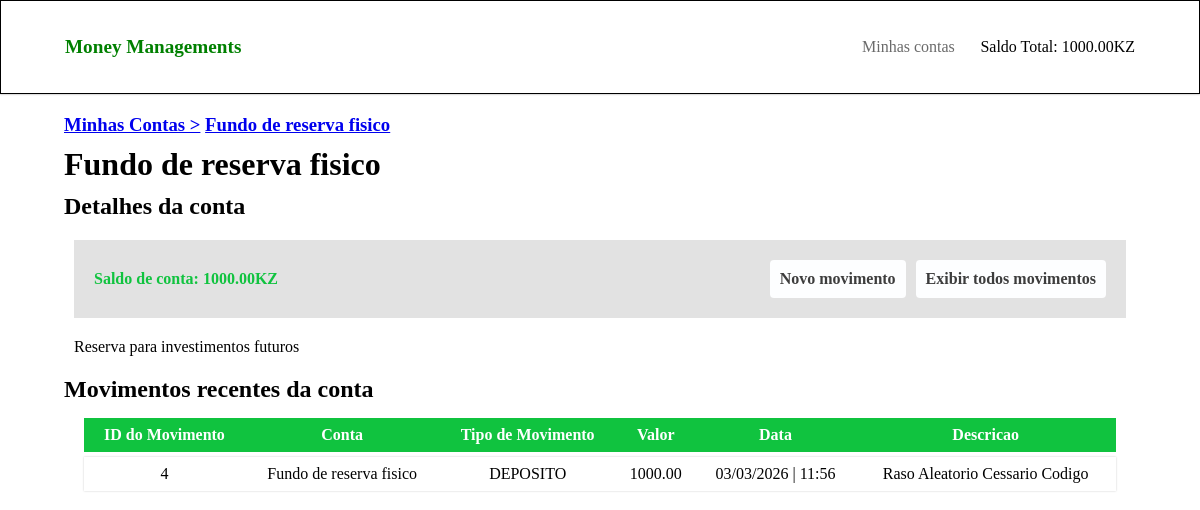
Page /contas/2/ on the committed database.
### money_managements/models.py (models this page shows, shortened)
class Conta(models.Model):
    conta = models.CharField(max_length=100, null=True)
    descricao = models.CharField(max_length=500)
    saldo = models.DecimalField(max_digits=10, decimal_places=2)
    def __str__(self):
        return self.conta

class Movimento(models.Model):
    TIPO_MOVIMENTO = (
        ('Deposito', 'DEPOSITO'),
        ('Levantamento', 'LEVANTAMENTO')
    )
    conta = models.ForeignKey(Conta, on_delete=models.CASCADE, related_name='movimentos')
    tipo = models.CharField(max_length=12, choices=TIPO_MOVIMENTO, default='DEPOSITO')
    valor = models.DecimalField(max_digits=10, decimal_places=2)
    data = models.DateTimeField(auto_now_add=True)
    descricao = models.CharField(max_length=50, null=True)

### money_managements/views.py (the view)
# urls.py: path('contas/<int:conta_id>/', views.conta, name='conta'),
def conta(request, conta_id):
    conta = Conta.objects.get(id=conta_id)
    movimentos = conta.movimentos.all().order_by('-data')[:10]
    dados = { 'conta' : conta, 'movimentos' : movimentos[:10] }
    return render(request, 'm_mg/conta.html', dados)

### money_managements/context_processors.py (called while the page is built)
def dados_globais(request):
    saldo_geral = Saldo_geral()
    contas = Conta.objects.all()
    saldo = 0
    for conta in contas:
        saldo += conta.saldo
    saldo_geral.saldo_geral = saldo
    dados = { 'saldo_geral' : str(saldo_geral) +'KZ' }
    return dados

### money_managements/models.py (called while the page is built)
    def __str__(self):
        return str(self.saldo_geral)

### money_managements/templates/m_mg/conta.html
{% extends 'm_mg/base.html'%}
{% block conteudo %}
    <main class="minha_conta">
        <h3><a href="{% url 'contas' %}">Minhas Contas ></a>
           <a href="{% url 'conta' conta.id %}">{{ conta }}</a>
        </h3>
        <h1>{{ conta }}</h1>
        <h2>Detalhes da conta</h2>
        <div class="content">
            <div class="links">
                <span>Saldo de conta: {{ conta.saldo }}KZ</span>
                <div class="links-2">
                    <a href="{% url 'movimento' conta.id %}">Novo movimento</a>
                    <a href="{% url 'listar_movimentos' conta.id %}">Exibir todos movimentos</a>
                </div>
            </div>
            <P>{{ conta.descricao }}</P>
        </div>
        <h2>Movimentos recentes da conta</h2>
        <section class="section-listagem">
            <div class="tabela-container">
                <div class="container-2">
                    <table>
                        <thead>
                            <tr>
                                <th>ID do Movimento</th>
                                <th>Conta</th>
                                <th>Tipo de Movimento</th>
                                <th>Valor</th>
                                <th>Data</th>
                                <th>Descricao</th>
                            </tr>
                        </thead>
                        <tbody>
                            {% for movimento in movimentos %}
                                <tr>
                                    <td>{{ movimento.id }}</td>
                                    <td>{{ movimento.conta }}</td>
                                    <td>{{ movimento.tipo }}</td>
                                    <td>{{ movimento.valor }}</td>
                                    <td>{{ movimento.data|date:'d/m/Y | H:i'}}</td>
                                    <td>{{ movimento.descricao }}</td>
                                </tr>
                            {% empty %}
                                <p>Nenhum movimento realizado </p>
                            {% endfor %}
                        </tbody>
                    </table>
                </div>
            </div>
        </section>
    </main>
{% endblock %}

### money_managements/static/css/index.css (style rules this page uses)
* { padding: 0; margin: 0; box-sizing: border-box; font-family: Andre; }
html, body { max-width: 1450px; }
.section-listagem { display: grid; place-items: center; width: 100%; }
.tabela-container { display: grid; width: 100%; max-width: 80rem; }
.container-2 { overflow-y: auto; display: grid; padding: 0 20px; }
table { border-collapse: separate; border-spacing: 0 5px; width: 100%; margin-bottom: 40px; }
td { color: rgb(0, 0, 0); }
th, td { padding: 8px; text-align: center; }
tbody tr { border-collapse: separate; box-shadow: 0px 0px 2px rgb(205, 205, 205); transition: all ease-in-out 0.3s; }
thead th { position: sticky; top: 0; background-color: #10c33f; z-index: 1; color: rgb(255, 255, 255); }

### money_managements/static/css/minha_conta.css (style rules this page uses)
.minha_conta { padding: 20px 4rem; display: grid; gap: 10px; }
.minha_conta .links { display: flex; align-items: center; gap: 10px; padding: 20px; background-color: rgb(226, 226, 226); border-radius: 10; color: #10c33f; justify-content: space-between; font: bolder 16px Andre; }
.links-2 { display: flex; gap: 10px; }
.content { padding: 10px; }
.links a { text-decoration: none; color: rgb(61, 61, 61); padding: 10px; background-color: rgb(253, 254, 255); border-radius: 4px; transition: all ease-in-out 0.3s; }
.minha_conta p { text-align: justify; margin-top: 20px; }

### rows in the picture
Conta: conta "Fundo de reserva fisico", saldo "1000.00", descricao "Reserva para investimentos futuros"
Movimento: id "4", conta "Fundo de reserva fisico", tipo "DEPOSITO", valor "1000.00", data|H "03/03/2026 | 11:56", descricao "Raso Aleatorio Cessario Codigo"

### other values in the picture
{{ saldo_geral }} "1000.00KZ"
